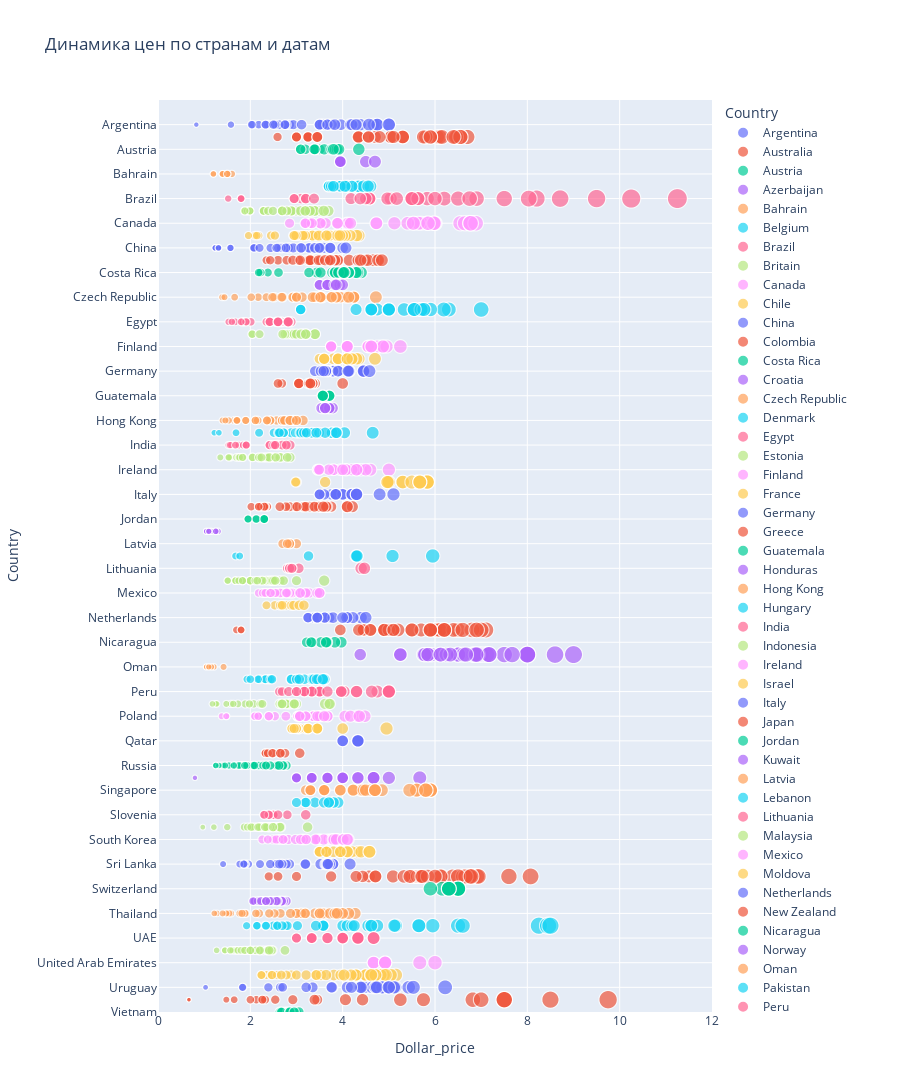

The cell this chart's notebook holds for it:
### Markdown cell above
# График можно посмотреть перейдя по ссылке: 
# [Динамика цен по странам и датам](https://github.com/DND-Nikolai/Analytics_examples/blob/main/BigMac_Prices_Analysis.ipynb)

### Code cell
#строим анимированный график
import plotly.express as px
fig1 = px.scatter(df_scatter, x="Dollar_price", y="Country", hover_name="Date",
                  range_x=[0,12], range_y=[0,74], 
                  title = "Динамика цен по странам и датам", size="Dollar_price", color="Country", height=1500)
fig1.show()
